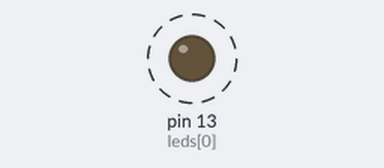
A sketch run on a simulated Arduino Uno, built with avr-gcc and run on an emulated ATmega328P. On the bench: output pins drawn as LEDs (lit = HIGH). Dashed ring = blinking.

Above: at 0.15 s.
Timing chart, 0 to 3.0 s (numbered marks = the images above):
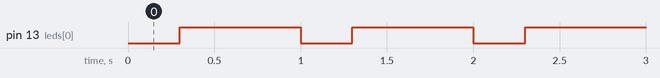

The sketch:

Blink1.ino
```cpp
int leds [] = { LED_BUILTIN };

void setup() {
  for (uint i = 0; i < sizeof(leds)/sizeof(int); i++) {
    pinMode(leds[i], OUTPUT);
    digitalWrite(leds[i], HIGH);
  }
}

void loop() {
  for (uint i = 0; i < sizeof(leds)/sizeof(int); i++) {
    digitalWrite(leds[i], LOW);
    delay(300);
    digitalWrite(leds[i], HIGH);
    delay(700);
  }
}
```

Measured:
- by itself, pin 13 (leds[0]): alternates HIGH for 0.70 s and LOW for 0.30 s
